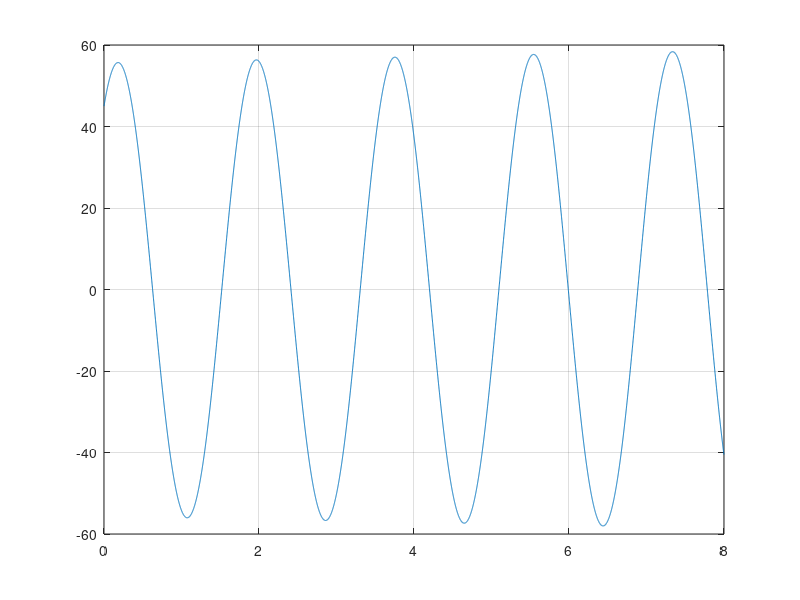

The MATLAB source for this figure:
%% Tutorial 1 & 2, P3
clc; clear all; close all;
tic
L = 0.7; % m
m = 24; % kg
g = 9.81; % gravity

phi = pi/4; % rad
phiDot = 2; % rad/s

simTime = 8; % s

idx = 1;
dt = 10^-3;
t = 0;

while t <= simTime

phiDotDot = -g/L * sin(phi);

timePlot(idx) = t;
phiPlot(idx) = phi;
phiDotPlot(idx) = phiDot;
phiDotDotPlot(idx) = phiDotDot;

phi = phi+phiDot*dt;
phiDot = phiDot + phiDotDot*dt;

idx = idx+1;
t = t+dt;
end

toc

plot(timePlot, rad2deg(phiPlot))
grid on
